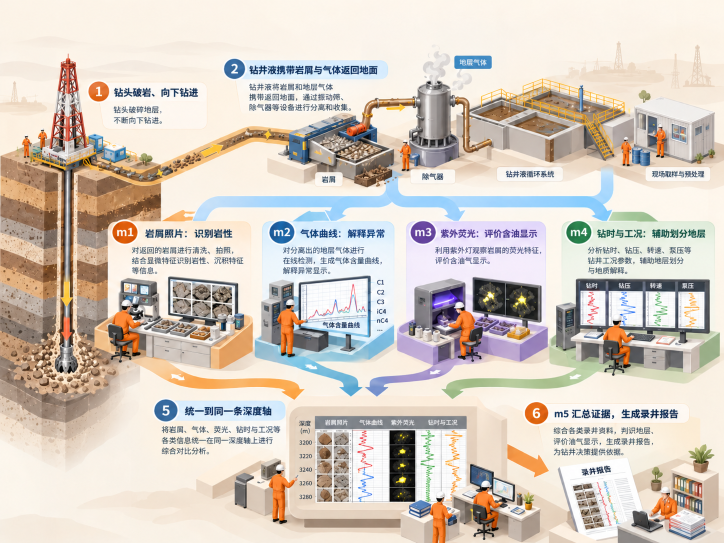
#> input picture assets/images/mudlogging-process.png, 1448 x 1086 px (shown at 1/2 size)
$ python prepare-mudlogging-images.py
#> lines starting #> are read from the running program, lines starting #| are printed output that depends on the picture
"""Encode delivery copies of the supplied artwork; preserve the original PNG."""
import base64
import hashlib
import io
import json
from pathlib import Path
from PIL import Image

ROOT = Path(__file__).resolve().parents[1]
source = ROOT / 'assets/images/mudlogging-process.png'
image = Image.open(source).convert('RGB')
#> image is the input picture: PIL image 1448x1086 RGB; mean R, G, B 212.5, 202.7, 192.8
assets = []
for width, filename in [(1448, 'mudlogging-process.webp'), (768, 'mudlogging-process-small.webp')]:
    copy = image if width == image.width else image.resize((width, round(image.height * width / image.width)), Image.Resampling.LANCZOS)
    target = source.with_name(filename)
    copy.save(target, 'WEBP', quality=88, method=6)
    assets.append(dict(file=target.name, width=copy.width, height=copy.height, bytes=target.stat().st_size,
        sha256=hashlib.sha256(target.read_bytes()).hexdigest()))
#> this loop made 2 passes
#> pass 2, `copy = image if width == image.width else image.resize((width, round(i..`:
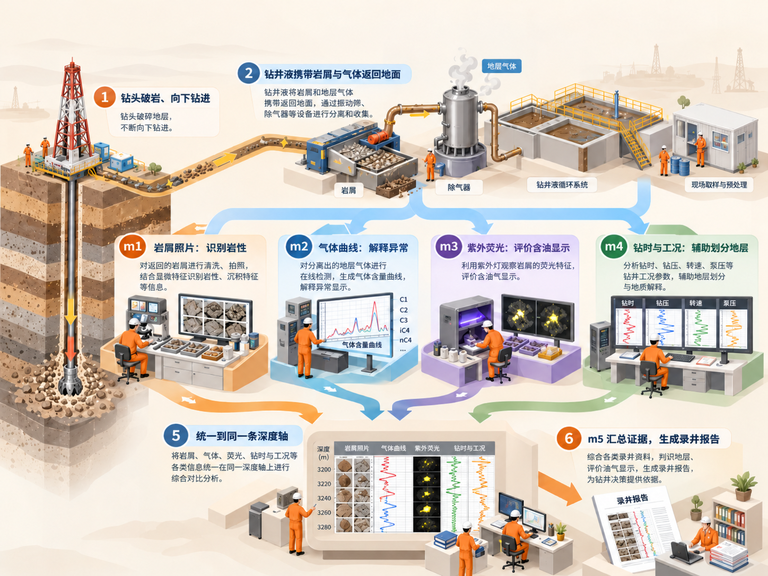
#> copy: PIL image 768x576 RGB; mean R, G, B 212.4, 202.7, 192.8
#> after the loop, assets = 2 items
thumbnail = image.copy()
thumbnail.thumbnail((96, 72))
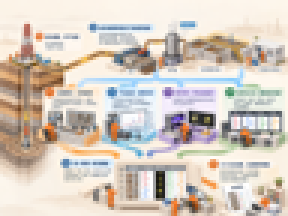
#> thumbnail: PIL image 96x72 RGB (shown 3 times larger); mean R, G, B 212.4, 202.7, 192.8
buffer = io.BytesIO()
thumbnail.save(buffer, 'WEBP', quality=35, method=6)
preview = base64.b64encode(buffer.getvalue()).decode('ascii')
css_file = ROOT / 'assets/core/mudlogging.css'
#> (the run stopped early here; a loop or call above may not have finished)
